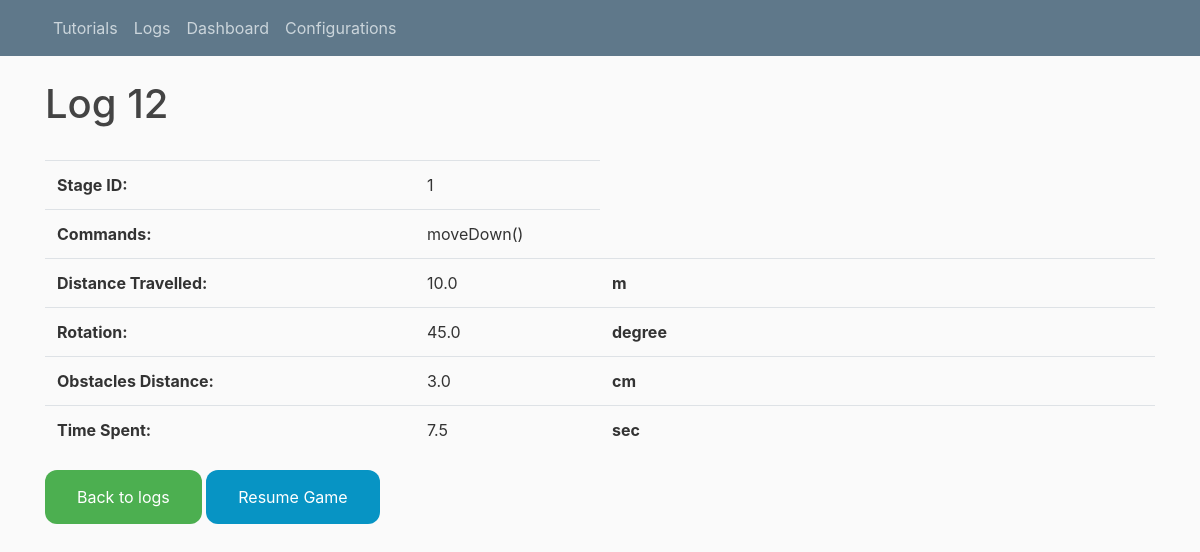
/logs/log12, run on the app's committed database.
### tables this page shows
CREATE TABLE "CarInformation" (
	"carInformationID"	INTEGER NOT NULL,
	"distance_travelled"	REAL NOT NULL,
	"acceleration"	REAL NOT NULL,
	"time_spent"	REAL NOT NULL,
	"car_point"	TEXT NOT NULL,
	"obstacle_position"	TEXT NOT NULL,
	"rotation"	REAL NOT NULL,
	"obstacle_distance"	REAL NOT NULL,
	PRIMARY KEY("carInformationID")
);

CREATE TABLE "Logs" (
	"logID"	INTEGER NOT NULL UNIQUE,
	"stageID"	INTEGER NOT NULL,
	"commands"	TEXT NOT NULL,
	PRIMARY KEY("logID")
);

### webportal.py (the view)
@app.route("/logs/log<logID>")
def logdetails(logID):
    try:
        conn=sql.connect('file:test.db?mode=rw', uri=True)
        conn.row_factory = sql.Row
        cur=conn.cursor()
        cur.execute("select logID, commands, stageID, distance_travelled, rotation, obstacle_distance, time_spent from Logs, CarInformation where carInformationID = abs(random()) % (3 - 1) + 1 and logID = ?", [logID])
        rows=cur.fetchall()
        conn.close()
        return render_template('log1.html', title='Logs' + logID, rows = rows)
    except (sql.Error, jinja2.TemplateError) as e:
        return render_template('errors.html', title='Error', e=e)

### templates/log1.html (shortened to what this page needs)
{% extends "layout.html" %}
{% block content %}
<body>
  {% for row in rows %}
  <h1>
    Log {{row["logID"]}}
  </h1>
  <br>
  <table class="table table-borderless">
    <tbody>
      <tr class="d-flex">
        <th class="col-4"> Stage ID: </th>
        <td class="col-2">{{row["stageID"]}}</td>
      </tr>
      <tr class="d-flex">
        <th class="col-4"> Commands: </th>
        <td class="col-2">{{row["commands"]}}</td>
      </tr>
      <tr class="d-flex">
        <th class="col-4"> Distance Travelled: </th>
        <td class="col-2" id="distanceTravelled">{{row["distance_travelled"]}}</td>
        <td class="col-6"><strong>m</strong></td>
      </tr>
      <tr class="d-flex">
        <th class="col-4"> Rotation: </th>
        <td class="col-2" id="rotation">{{row["rotation"]}}</td>
        <td class="col-6"><strong>degree</strong></td>
      </tr>
      <tr class="d-flex">
        <th class="col-4"> Obstacles Distance: </th>
        <td class="col-2" id ="obstacleDistance">{{row["obstacle_distance"]}}</td>
        <td class="col-6"><strong>cm</strong></td>
      </tr>
      <tr class="d-flex">
        <th class="col-4"> Time Spent: </th>
        <td class="col-2">{{row["time_spent"]}}</td>
        <td class="col-6"><strong>sec</strong></td>
      </tr>
    </tbody>
  </table>
  {% endfor %}
  <a href="/logs" class="back">Back to logs</a>
  <button onclick="myFunction()" class="resume">Resume Game</button>
</body>
{% endblock content %}

### static/main.css (style rules this page uses)
body { background: #fafafa; color: #333333; margin-top: 5rem; }
h1, h2, h3, h4, h5, h6 { color: #444444; }
.back { background-color: #4CAF50; border: none; border-radius: 12px; color: white; padding: 15px 32px; text-align: center; text-decoration: none; display: inline-block; font-size: 16px; }
.resume { background-color: #0794c4; border: none; border-radius: 12px; color: white; padding: 15px 32px; text-align: center; text-decoration: none; display: inline-block; font-size: 16px; }

### data on the page
CarInformation: logID "12", stageID "1", commands "moveDown()", distance_travelled "10.0", rotation "45.0", obstacle_distance "3.0", time_spent "7.5"
